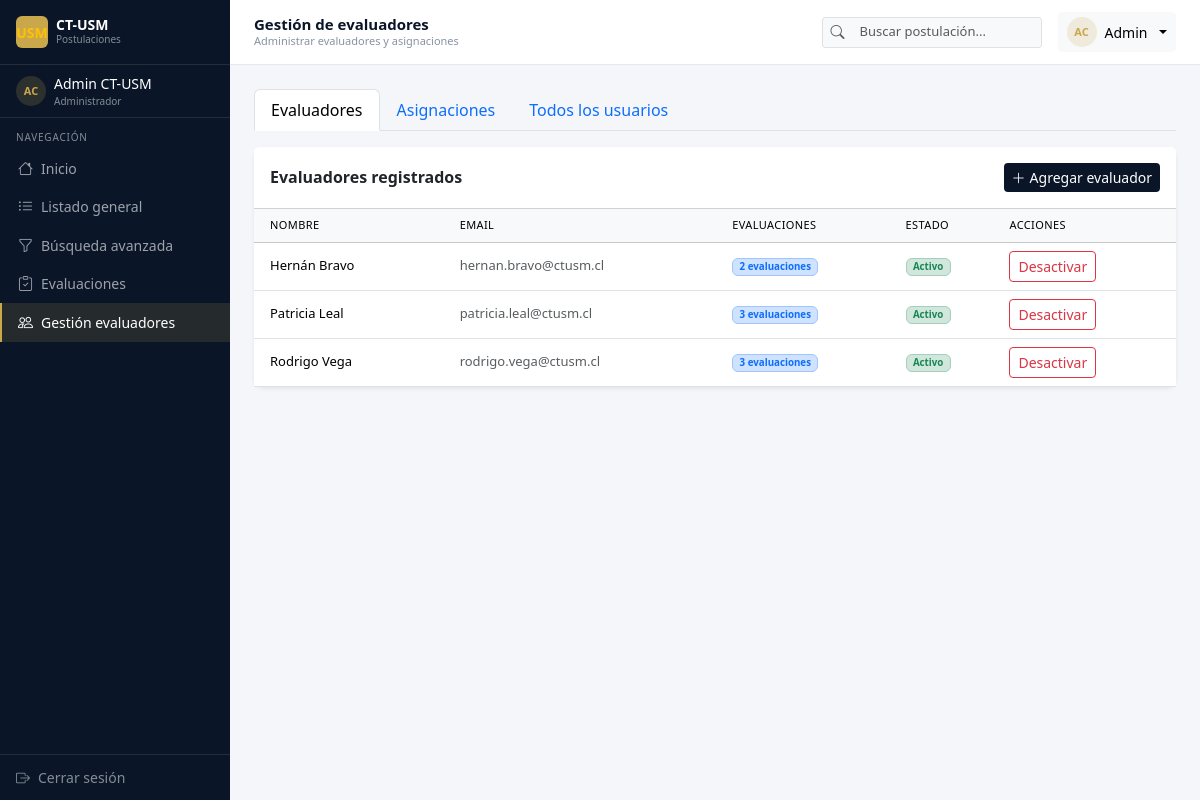
The page /ct_usm/app.php?page=admin (signed in) on the database its author committed.
### tables this page shows
CREATE TABLE USUARIO (
    id_usuario     INT          NOT NULL AUTO_INCREMENT,
    nombre_usuario VARCHAR(50)  NOT NULL,
    password_hash  VARCHAR(255) NOT NULL,
    nombre         VARCHAR(50)  NOT NULL,
    apellido       VARCHAR(50)  NOT NULL,
    email          VARCHAR(100) NOT NULL,
    id_rol         INT          NOT NULL,
    id_persona     INT          NULL,
    activo         BOOLEAN      NOT NULL DEFAULT TRUE,
    CONSTRAINT pk_usuario        PRIMARY KEY (id_usuario),
    CONSTRAINT uq_nombre_usuario UNIQUE (nombre_usuario),
    CONSTRAINT uq_email_usuario  UNIQUE (email),
    CONSTRAINT fk_usuario_rol
        FOREIGN KEY (id_rol)    REFERENCES ROL(id_rol),
    CONSTRAINT fk_usuario_persona
        FOREIGN KEY (id_persona) REFERENCES PERSONA(id_persona)
);

### ct_usm/pages/admin.php (the view, shortened to what this page needs)
<?php
$pdo = getDB();
$evaluadores = $pdo->query(
    "SELECT u.id_usuario, u.nombre, u.apellido, u.email, u.activo,
            COUNT(ev.id_evaluacion) AS total_evaluaciones
     FROM USUARIO u
     LEFT JOIN EVALUACION ev ON u.id_usuario = ev.id_usuario
     WHERE u.id_rol = 2
     GROUP BY u.id_usuario
     ORDER BY u.nombre"
)->fetchAll();
?>
<ul class="nav nav-tabs mb-3">
    <li class="nav-item"><a class="nav-link active" data-bs-toggle="tab" href="#tab-evaluadores">Evaluadores</a></li>
    <li class="nav-item"><a class="nav-link" data-bs-toggle="tab" href="#tab-asignaciones">Asignaciones</a></li>
    <li class="nav-item"><a class="nav-link" data-bs-toggle="tab" href="#tab-usuarios">Todos los usuarios</a></li>
</ul>
<div class="tab-content">
    <div class="tab-pane fade show active" id="tab-evaluadores">
        <div class="card border-0 shadow-sm">
            <div class="card-header bg-white py-3 d-flex justify-content-between align-items-center">
                <h2 class="h6 fw-semibold mb-0">Evaluadores registrados</h2>
                <button class="btn btn-usm btn-sm" data-bs-toggle="modal" data-bs-target="#modalNuevoEvaluador">
                    <i class="bi bi-plus-lg me-1"></i>Agregar evaluador
                </button>
            </div>
            <div class="card-body p-0">
                <table class="table table-hover align-middle mb-0 small">
                    <thead class="table-light">
                        <tr>
                            <th class="px-3">Nombre</th>
                            <th>Email</th>
                            <th>Evaluaciones</th>
                            <th>Estado</th>
                            <th>Acciones</th>
                        </tr>
                    </thead>
                    <tbody>
                    <?php foreach ($evaluadores as $ev): ?>
                        <tr>
                            <td class="px-3 fw-medium"><?= htmlspecialchars($ev['nombre'].' '.$ev['apellido']) ?></td>
                            <td class="text-muted"><?= htmlspecialchars($ev['email']) ?></td>
                            <td>
                                <span class="badge bg-primary-subtle text-primary border border-primary-subtle">
                                    <?= $ev['total_evaluaciones'] ?> evaluaciones
                                </span>
                            </td>
                            <td>
                                <?php if ($ev['activo']): ?>
                                    <span class="badge bg-success-subtle text-success border border-success-subtle">Activo</span>
                                <?php else: ?>
                                    <span class="badge bg-danger-subtle text-danger border border-danger-subtle">Inactivo</span>
                                <?php endif; ?>
                            </td>
                            <td>
                                <form method="POST" action="actions/admin.php" class="d-inline">
                                    <button type="submit" class="btn btn-sm btn-outline-<?= $ev['activo'] ? 'danger' : 'success' ?>">
                                        <?= $ev['activo'] ? 'Desactivar' : 'Activar' ?>
                                    </button>
                                </form>
                            </td>
                        </tr>
                    <?php endforeach; ?>
                    </tbody>
                </table>
            </div>
        </div>
    </div>
</div>

### ct_usm/css/style.css (style rules this page uses)
:root { --usm-navy: #0a1628; --usm-blue: #1a3a6b; --usm-accent: #c8a84b; --sidebar-w: 230px; }
.app-body { background: #f4f6fa; min-height: 100vh; }
.table th { font-size: 11px; text-transform: uppercase; letter-spacing: .4px; font-weight: 500; }
.table td { font-size: 13px; }
.btn-usm { background: var(--usm-navy); color: white; border: none; }
.card { border-radius: 10px; }

### rows shown on the page
usuario: nombre+apellido "Hernán Bravo", email "hernan.bravo@ctusm.cl", total_evaluaciones "2", activo "Activo"
usuario: nombre+apellido "Patricia Leal", email "patricia.leal@ctusm.cl", total_evaluaciones "3", activo "Activo"
usuario: nombre+apellido "Rodrigo Vega", email "rodrigo.vega@ctusm.cl", total_evaluaciones "3", activo "Activo"

### other values the page prints
substr($_SESSION['nombre'],0,1).substr($_SESSION['apellido'],0,1) "AC"
$_SESSION['nombre'].' '.$_SESSION['apellido'] "Admin CT-USM"
$_SESSION['rol_nombre'] "Administrador"
$item['label'] "Inicio"
$item['label'] "Listado general"
$item['label'] "Búsqueda avanzada"
$item['label'] "Evaluaciones"
$item['label'] "Gestión evaluadores"
$titulo_pagina "Gestión de evaluadores"
$subtitulo "Administrar evaluadores y asignaciones"
$_SESSION['nombre'] "Admin"
